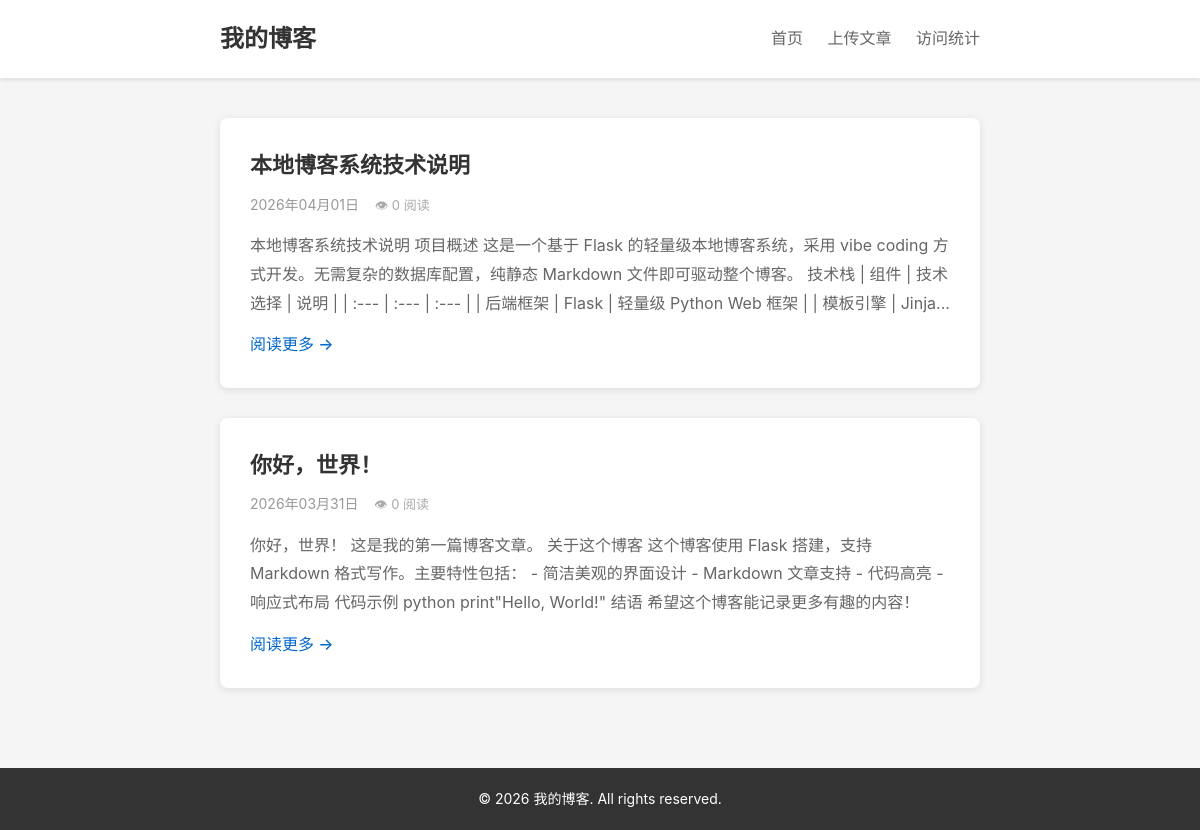
The app's page /, older data.
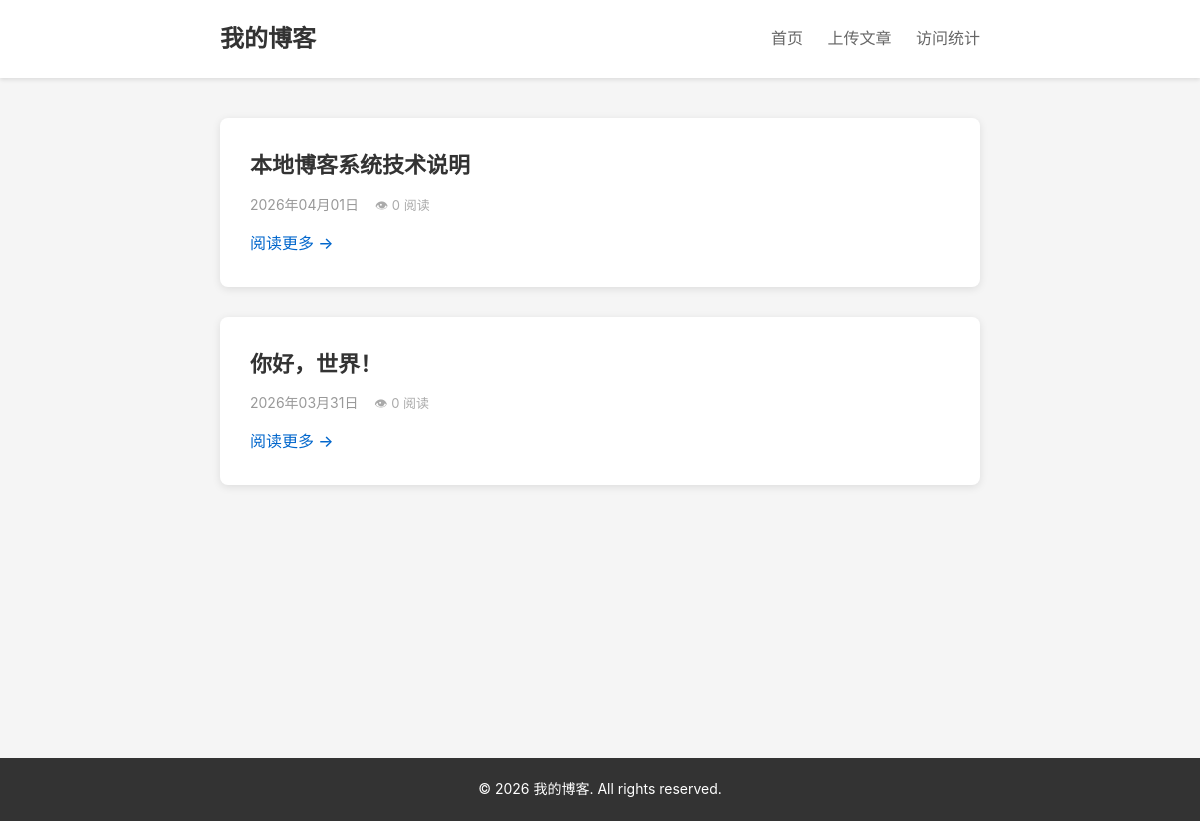
The same page, newer data.
### tables this page shows
CREATE TABLE posts (
            id INTEGER PRIMARY KEY AUTOINCREMENT,
            slug TEXT UNIQUE NOT NULL,
            title TEXT NOT NULL,
            date TEXT NOT NULL,
            summary TEXT,
            content TEXT NOT NULL,
            created_at TIMESTAMP DEFAULT CURRENT_TIMESTAMP
        );

### view.py (the view)
@blog_bp.route('/')
def index():
    posts = post_service.get_all_posts(g.db_conn)
    return render_template('index.html', posts=posts)

### models.py (called while the page is built)
    def get_db(self):
        if 'db' not in g:
            g.db = sqlite3.connect(self.app.config['DATABASE'])
            g.db.row_factory = sqlite3.Row
        return g.db

    @classmethod
    def get_all(cls, connection):
        return connection.execute(
            f'SELECT * FROM {cls.TABLE_NAME} ORDER BY date DESC'
        ).fetchall()

### service.py (called while the page is built)
    def get_all_posts(self, conn):
        return Post.get_all(conn)

### templates/index.html (shortened to what this page needs)
{% extends "base.html" %}
{% block content %}
<div class="post-list">
    {% for post in posts %}
    <article class="post-item">
        <h2 class="post-title">
            <a href="{{ url_for('blog.post', slug=post.slug) }}">{{ post.title }}</a>
        </h2>
        <div class="post-meta">
            <time datetime="{{ post.date }}">{{ post.date | format_date }}</time>
            <span class="views-count">👁 {{ post.views }} 阅读</span>
        </div>
        <p class="post-summary">{{ post.summary }}</p>
        <a href="{{ url_for('blog.post', slug=post.slug) }}" class="read-more">阅读更多 →</a>
    </article>
    {% else %}
    <div class="empty-state">
        <p>还没有文章，快来写一篇吧！</p>
    </div>
    {% endfor %}
</div>
{% endblock %}

Row changes from the older to the newer data that the page shows:
changed posts "本地博客系统技术说明": summary "本地博客系统技术说明 项目概述 这是一个基于 Flask 的轻量级本地博客系统，采用 vibe coding 方式开发。无需复杂的数据库配置，纯静态 Markdown 文件即可驱动整个博客。 技术栈 | 组件 | 技术选择 | 说明 | | :--- | :--- | :--- | | 后端框架 | Flask | 轻量级 Python Web 框架 | | 模板引擎 | Jinja..." → (not shown)
changed posts "你好，世界！": summary "你好，世界！ 这是我的第一篇博客文章。 关于这个博客 这个博客使用 Flask 搭建，支持 Markdown 格式写作。主要特性包括： - 简洁美观的界面设计 - Markdown 文章支持 - 代码高亮 - 响应式布局 代码示例 python print\"Hello, World!\" 结语 希望这个博客能记录更多有趣的内容！" → (not shown)
